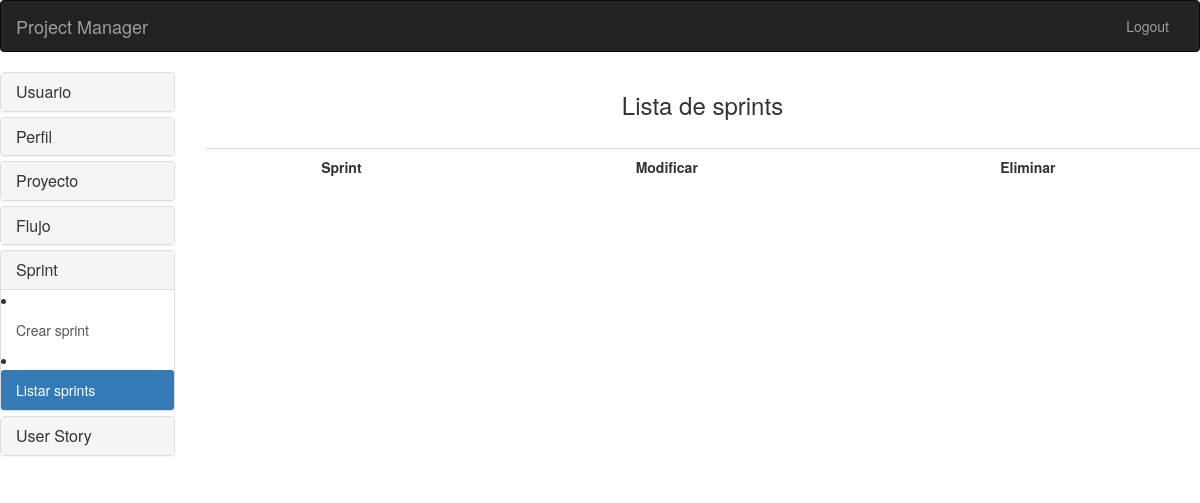
Page /sprint/listar_sprints/ on the earlier database version.
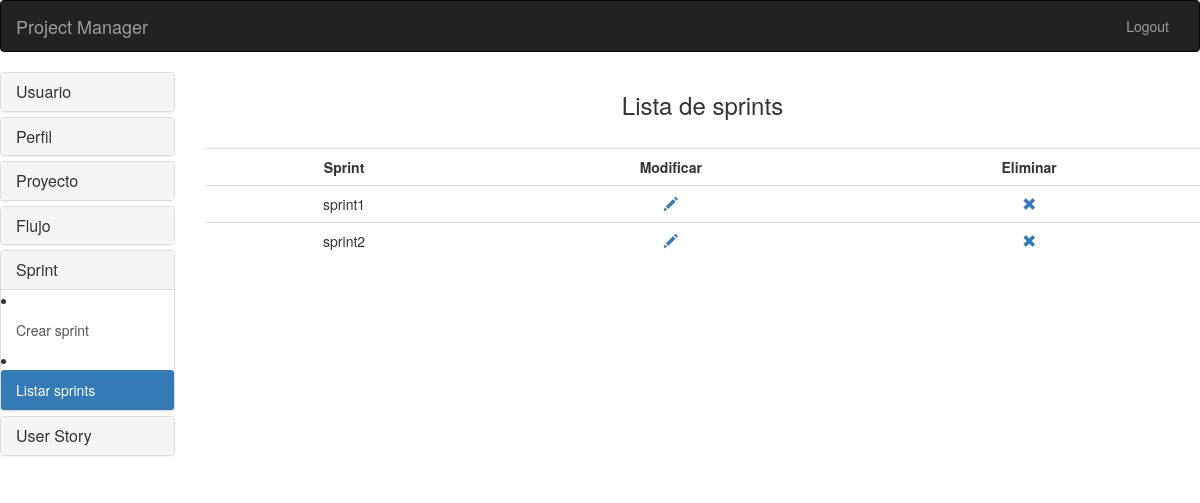
Same page on the later database version.
### apps/sprint/models.py (models this page shows, shortened)
class Sprint(models.Model):
	ESTADOS = (
		('Activo', 'Activo'),
		('No activo', 'No activo'),
		)
	nombre = models.CharField(max_length=200)
	proyecto = models.ForeignKey(Proyecto)
	fecha_inicio = models.DateField()
	fecha_fin = models.DateField()
	estado = models.CharField(max_length=15, choices=ESTADOS)
	descripcion = models.TextField(max_length=200)

### apps/sprint/views.py (the view)
def listar_sprints(request):
	lista_sprints = Sprint.objects.all()
	context = {'lista_sprints':lista_sprints}
	return render(request, 'sprint/listar_sprints.html', context)

### templates/sprint/listar_sprints.html (shortened to what this page needs)
<!DOCTYPE html>
<html lang="en">
  <head>
    <link href="{{ STATIC_URL }}/bootstrap-3.3.4-dist/css/bootstrap.min.css" rel="stylesheet">
  </head>
  <body>
<nav class="navbar navbar-inverse">
  <div class="container-fluid">
    <div class="navbar-header">
      <a class="navbar-brand" href="{% url 'inicio:menu' %}">Project Manager</a>
    </div>
    <div class="pull-right">
      <ul class="nav navbar-nav">
        <li><a href="{% url 'inicio:salir' %}">Logout</a></li>
      </ul>
    </div>
  </div>
</nav>
 <div class="row">
    <div class="col-sm-2">
  <div class="panel-group" id="accordion" role="tablist" aria-multiselectable="true">
  <div class="panel panel-default">
    <div class="panel-heading" role="tab" id="headingOne">
      <h4 class="panel-title">
        <a data-toggle="collapse" data-parent="#accordion" href="#collapseOne" aria-expanded="true" aria-controls="collapseOne">
          Usuario
        </a>
      </h4>
    </div>
  </div>
  <div class="panel panel-default">
    <div class="panel-heading" role="tab" id="headingTwo">
      <h4 class="panel-title">
        <a class="collapsed" data-toggle="collapse" data-parent="#accordion" href="#collapseTwo" aria-expanded="false" aria-controls="collapseTwo">
          Perfil
        </a>
      </h4>
    </div>
  </div>
  <div class="panel panel-default">
    <div class="panel-heading" role="tab" id="headingThree">
      <h4 class="panel-title">
        <a class="collapsed" data-toggle="collapse" data-parent="#accordion" href="#collapseThree" aria-expanded="false" aria-controls="collapseThree">
          Proyecto
        </a>
      </h4>
    </div>
  </div>
  <div class="panel panel-default">
    <div class="panel-heading" role="tab" id="headingThree">
      <h4 class="panel-title">
        <a class="collapsed" data-toggle="collapse" data-parent="#accordion" href="#cuatro" aria-expanded="false" aria-controls="cuatro">
          Flujo
        </a>
      </h4>
    </div>
  </div>
  <div class="panel panel-default">
    <div class="panel-heading" role="tab" id="headingThree">
      <h4 class="panel-title">
        <a class="collapsed" data-toggle="collapse" data-parent="#accordion" href="#cinco" aria-expanded="false" aria-controls="cinco">
          Sprint
        </a>
      </h4>
    </div>
    <div id="cinco" class="panel-collapse collapse in" role="tabpanel" aria-labelledby="headingThree">
      <div class="list-group">
        <li><a href="{% url 'sprint:crear_sprint' %}" class="list-group-item">Crear sprint</a></li>
        <li><a href="{% url 'sprint:listar_sprints' %}" class="list-group-item active">Listar sprints</a></li>
      </div>
    </div>
  </div>
  <div class="panel panel-default">
    <div class="panel-heading" role="tab" id="headingThree">
      <h4 class="panel-title">
        <a class="collapsed" data-toggle="collapse" data-parent="#accordion" href="#seis" aria-expanded="false" aria-controls="seis">
          User Story
        </a>
      </h4>
    </div>
  </div>
</div>
</div>
<div class="col-sm-10">
	<h3 align="center"> Lista de sprints </h3></br>
	<table class="table text-center">
		<tr class="text-center">
			<td><b>Sprint</b></td>
			<td><b>Modificar</b></td>
			<td><b>Eliminar</b></td>
		</tr>
		{% for sprint in lista_sprints %}
		<tr>
			<td>{{ sprint.nombre }}</td>
			<td><a href="{% url 'sprint:modificar_sprint' sprint.id %}"><span class="glyphicon glyphicon-pencil"></span></a></td>
			<td><a href="{% url 'sprint:eliminar_sprint' sprint.id %}"
					onClick="return confirm('Desea eliminar el sprint: {{sprint.nombre}}?')"><span class="glyphicon glyphicon-remove"></span></a>
			</td>
		</tr>
		{% endfor %}
	</table>
</div>
  </div>
  </body>
</html>

Differences in the rows shown:
added Sprint: nombre "sprint1"
added Sprint: nombre "sprint2"
